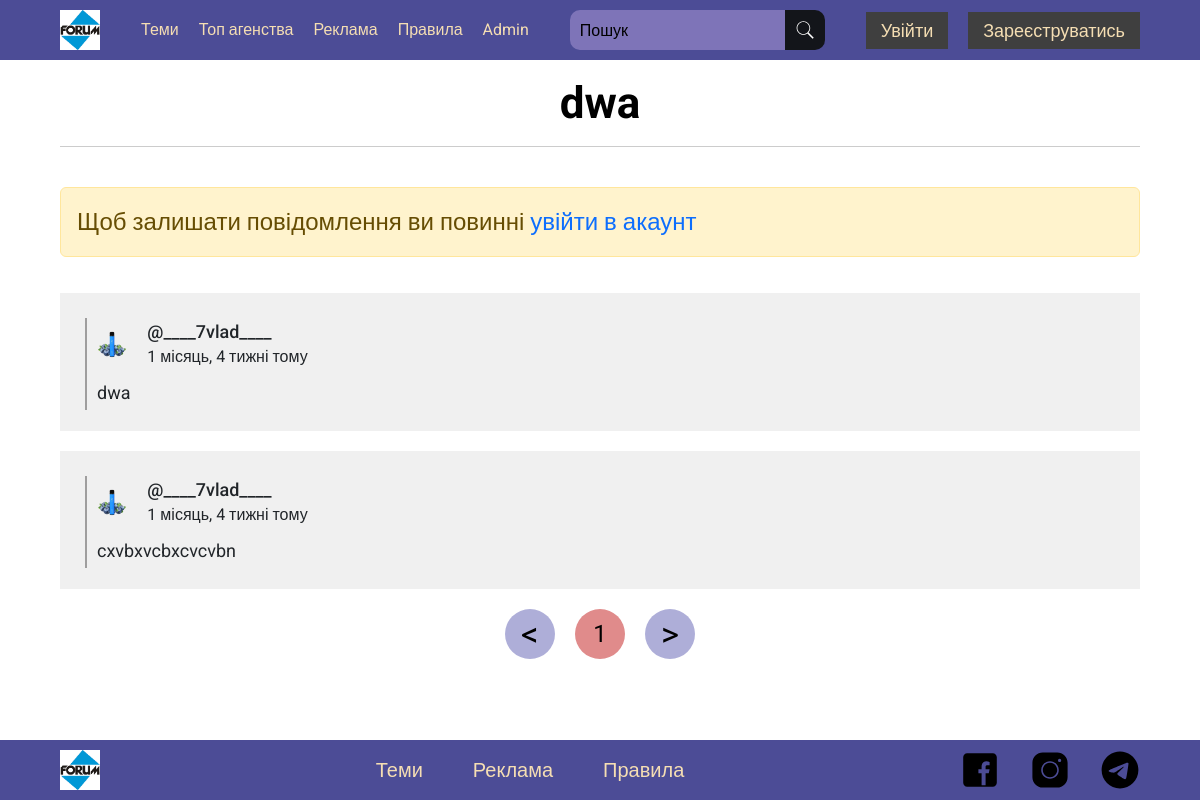
Page /subtheme&subthemeId=6&page=1 on the earlier database version.
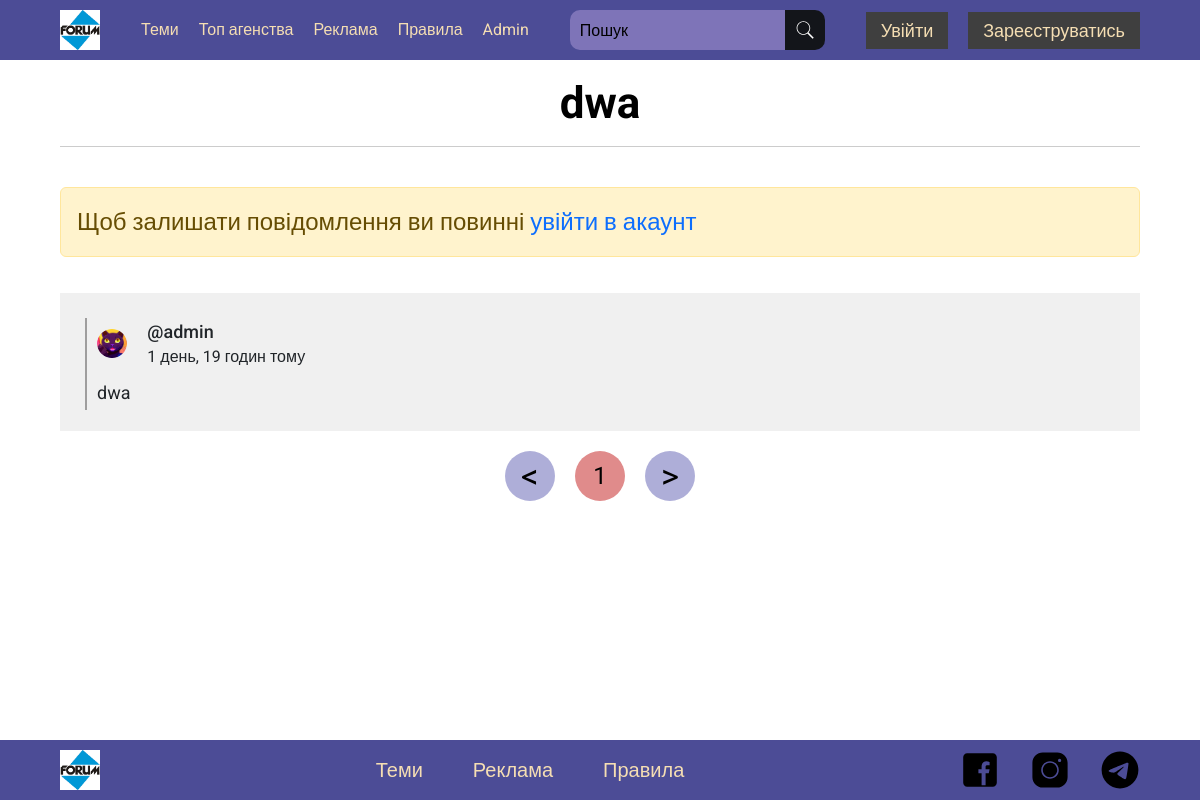
Same page on the later database version.
### forum_pages/models.py (models this page shows, shortened)
class SubThemes(models.Model):
    user = models.ForeignKey(User, on_delete=models.CASCADE, null=True)
    base_theme = models.ForeignKey(
        Themes, on_delete=models.CASCADE, null=True, related_name='subthemes')
    title = models.CharField(max_length=100, null=True)
    main_text = models.TextField()
    count = models.PositiveIntegerField(default=0)
    created = models.DateTimeField(auto_now_add=True)

class BaseMessage(models.Model):
    user = models.ForeignKey(User, on_delete=models.CASCADE, null=True)
    main_text = models.TextField()
    updated = models.DateTimeField(auto_now=True)
    created = models.DateTimeField(auto_now_add=True)
    class Meta:
        abstract = True

class SubThemeMessage(BaseMessage):
    subtheme = models.ForeignKey(
        SubThemes, on_delete=models.CASCADE, null=True, related_name='subtheme_messages')

class User(AbstractUser):
    username = models.CharField(max_length=100,
                                null=True,
                                unique=True,
                                verbose_name='Ваш нікнейм')
    email = models.EmailField(null=True,
                              unique=True,
                              verbose_name='Ваш E-mail')
    telegram = models.CharField(max_length=200,
                                null=True,
                                blank=True,
                                verbose_name='Ваш телеграм нікнейм')
    is_show_telegram = models.BooleanField(default=True,
                                           verbose_name='Показувати телеграм')
    avatar = models.ImageField(null=True,
                               default='forum_pages/img/avatars/default_avatar.png',
                               upload_to='forum_pages/img/avatars',
                               verbose_name='Фото профілю')
    is_blocked = models.BooleanField(default=False, blank=True)
    ban_reason = models.TextField(null=True, blank=True)
    REQUIRED_FIELDS = []

### forum_pages/views.py (the view, shortened to what this page needs)
# urls.py: path('subtheme&subthemeId=<str:pk>&page=<int:page>', views.subTheme, name='subtheme'),
def subTheme(request, pk, page):
    referer = request.META.get('HTTP_REFERER', None)
    try:
        room, messages_per_page, pages_list_amount = pagination(request, page, SubThemes, pk)
    except:
        return redirect(referer)
    context = {
        'room_messages': messages_per_page,
        'room': room,
        'pk': pk,
        'pages_amount': pages_list_amount,
        'current_page': page
    }
    return render(request, 'forum_pages/base_pages/subTheme.html', context)

### forum_pages/views.py (called while the page is built)
def pagination(request, page, className, pk=None):
    referer = request.META.get('HTTP_REFERER', None)
    if page < 1:
            return redirect(referer)
    theme = ''
    if className == SubThemes:
        theme = className.objects.get(id=pk)
        themes = theme.subtheme_messages.all().order_by('-id')
    elif pk:
        theme = className.objects.get(id=pk)
        themes = theme.subthemes.all().order_by('-id')
    else:
        themes = className.objects.all().order_by('-id')
    themes_per_page = themes[page*10-10:page*10]
    pages_amount = len(themes) // 10 if len(themes) % 10 == 0 else len(themes) // 10 + 1
    if not pages_amount:
        pages_amount = 1
    pages_list_amount = list(range(1, pages_amount+1))
    if page > pages_amount and pages_amount:
        return redirect(referer)
    return theme, themes_per_page, pages_list_amount

### forum_pages/templates/forum_pages/base_pages/subTheme.html (shortened to what this page needs)
 {% extends 'base.html' %}
{% load static %}
{% block style %}
<link rel="stylesheet" href="{% static 'forum_pages/css/sandbox.min.css' %}">
{% endblock %}
{% block content %}
<div class="sandbox__info container">
    <div class="sandbox__title">{{ room.title }}</div>
    <div class="divider"></div>
    {% if request.user.is_authenticated %}
    <form class="sandbox__form" method="POST" action="">
        {% csrf_token %}
        <div class="sandbox__title">Залишити повідомлення</div>
        <div class="title__container">
            <label for="main_text" class="form__name">Повідомлення</label>
            <textarea type="text" id="main_text" class="sandbox__text" name="main_text" required ></textarea>
        </div>
        <input type="submit" class="sandbox__button submit-inp" value="Зберегти дані">
    </form>
    <div class="divider"></div>
    {% else %}
    <div class="alert alert-warning w-100 fs-4" role="alert">Щоб залишати повідомлення ви повинні <a href="{% url 'login' %}">увійти в акаунт</a></div>
    {% endif %}
    {% for message in room_messages %}
        <div class="user__wrapper-interface">
            <div class="user__line-interface"></div>
            <div class="user__theme-interface">
                <div class="user__photo-interface"><a href="#"><img src="{{message.user.avatar.url}}" class="side__panel-photo" alt=""></a></div>
                <div class="user__information">
                    <div class="user__name-interface">@{{ message.user.username }}</div>
                    <div class="user__time-interface">{{ message.created|timesince }} тому</div>
                </div>
            </div>
            <div class="user__theme-wrapper">
                {% if is_update and u_message == message %}
                    <form action="{% url 'update-message' room.id message.id current_page %}" method="POST">
                        {% csrf_token %}
                        <input type="text" name="main_text" id="" value="{{ message.main_text }}" required>
                        <input type="submit" value="Підтвердити" class="btn btn-primary">
                    </form>
                {% else %}
                    <div class="user__text-interface user__text-interface2">{{ message.main_text }}</div>
                {% endif %}
            </div>
        </div>
    {% endfor %}
    <div class="subthemes__pages">
        <div>
            {% with new_page=current_page|add:"-1" %}
                <a href="{% url 'subtheme' pk=pk page=new_page %}" class="subtheme__page subtheme__page__arrow">&lt;</a>
            {% endwith %}
        </div>{% for page in pages_amount %}
            <div>
                <a href="{% url 'subtheme' pk=pk page=page %}" class="subtheme__page {% if page == current_page %}page__selected{% endif %}">{{page}}</a>
            </div>
        {% endfor %}
        <div>
            {% with new_page=current_page|add:"1" %}
                <a href="{% url 'subtheme' pk=pk page=new_page %}" class="subtheme__page subtheme__page__arrow">></a>
            {% endwith %}
        </div>
    </div>
</div>
{% endblock %}

### templates/base.html (shortened to what this page needs)
{% load static %}
<!DOCTYPE html>
<html lang="en">
<head>
    <link href="https://cdn.jsdelivr.net/npm/bootstrap@5.3.2/dist/css/bootstrap.min.css" rel="stylesheet">
    <link rel="stylesheet" href="{% static 'forum_pages/css/base.min.css' %}">
    <link rel="stylesheet" href="{% static 'forum_pages/css/basemedia.min.css' %}">
    {% block style %}{% endblock %}
</head>
<body>
    <header class="header">
        <div class="container">
            <div class="header__logo">
                <a href="{% url 'home' %}"><img src="{% static 'forum_pages/img/icons/forum_logo.png'%}" alt=""></a>
            </div>
            <nav class="header__links">
                <a href="{% url 'all-themes' %}" class="header__link">Теми</a>
                <a href="{% url 'agency' %}" class="header__link">Топ агенства</a>
                <a href="{% url 'advert-page' %}" class="header__link">Реклама</a>
                <a href="{% url 'policy' %}" class="header__link">Правила</a>
                <a href="{% url 'admin-panel' %}"class="header__link">Admin</a>
            </nav>
            <div class="form__wrapper">
                <form method="GET" action="{% url 'search' %}">
                    <div class="search-container">
                        <input type="text" name="q" placeholder="Пошук" autocomplete="off" maxlength="100">
                        <button type="submit">
                            <img src="{% static 'forum_pages/img/icons/search.svg'%}" alt="Search">
                        </button>
                    </div>
                </form>
            </div>
            {% if request.user.is_authenticated %}
            <nav class="dropdown__menu">
                <div class="dropdown">
                    <button class="dropdown-button">
                        <img src="{{request.user.avatar.url}}" alt="Аватар користувача">
                        <a href="#" class="user__name">{{request.user.username}}</a>
                    </button>
                    <div class="dropdown-content">
                        <a href="{% url 'user-profile' request.user.username %}">Профіль</a>
                        <a href="{% url 'logout' %}">Вийти</a>
                    </div>
                </div>
            </nav>
            {% else %}
                <div class="header__auth">
                    <a href="{% url 'login' %}">Увійти</a>
                    <a href="{% url 'register' %}">Зареєструватись</a>
                </div>
            {% endif %}
    </header>
    {% block content %}{% endblock %}
    <footer class="footer">
        <div class="container">
            <div class="footer__logo">
                <a href="#">
                    <img src="{% static 'forum_pages/img/icons/forum_logo.png'%}" alt="">
                </a>
            </div>
            <div class="footer__links">
                <a href="#">Теми</a>
                <a href="#">Реклама</a>
                <a href="#">Правила</a>
            </div>
            <div class="footer__contactus">
                <a href="#"><img src="{% static 'forum_pages/img/icons/facebook.svg'%}" alt=""></a>
                <a href="#"><img src="{% static 'forum_pages/img/icons/instagram.svg'%}" alt=""></a>
                <a href="#"><img src="{% static 'forum_pages/img/icons/telegram.svg'%}" alt=""></a>
            </div>
    </footer>
</body>
</html>

### forum_pages/templates/forum_pages/base_pages/subTheme.html (style rules this page uses)
.subthemes__pages { display: flex; gap: 20px; padding: 20px 0; }
.subtheme__page { width: 50px; height: 50px; display: flex; justify-content: center; align-items: center; font-size: 24px; background-color: rgba(135, 135, 198, 0.675); border-radius: 50%; transition: all .3s ease; cursor: pointer; color: #000; }
.subtheme__page__arrow { font-size: 34px; }
.page__selected { background-color: rgb(224, 139, 139); }

Differences in the rows shown:
removed SubThemeMessage: user.avatar (picture), user.username "____7vlad____", created "1 місяць, 4 тижні", main_text "dwa"
removed SubThemeMessage: user.avatar (picture), user.username "____7vlad____", created "1 місяць, 4 тижні", main_text "cxvbxvcbxcvcvbn"
added SubThemeMessage: user.avatar (picture), user.username "admin", created "1 день, 19 годин", main_text "dwa"
